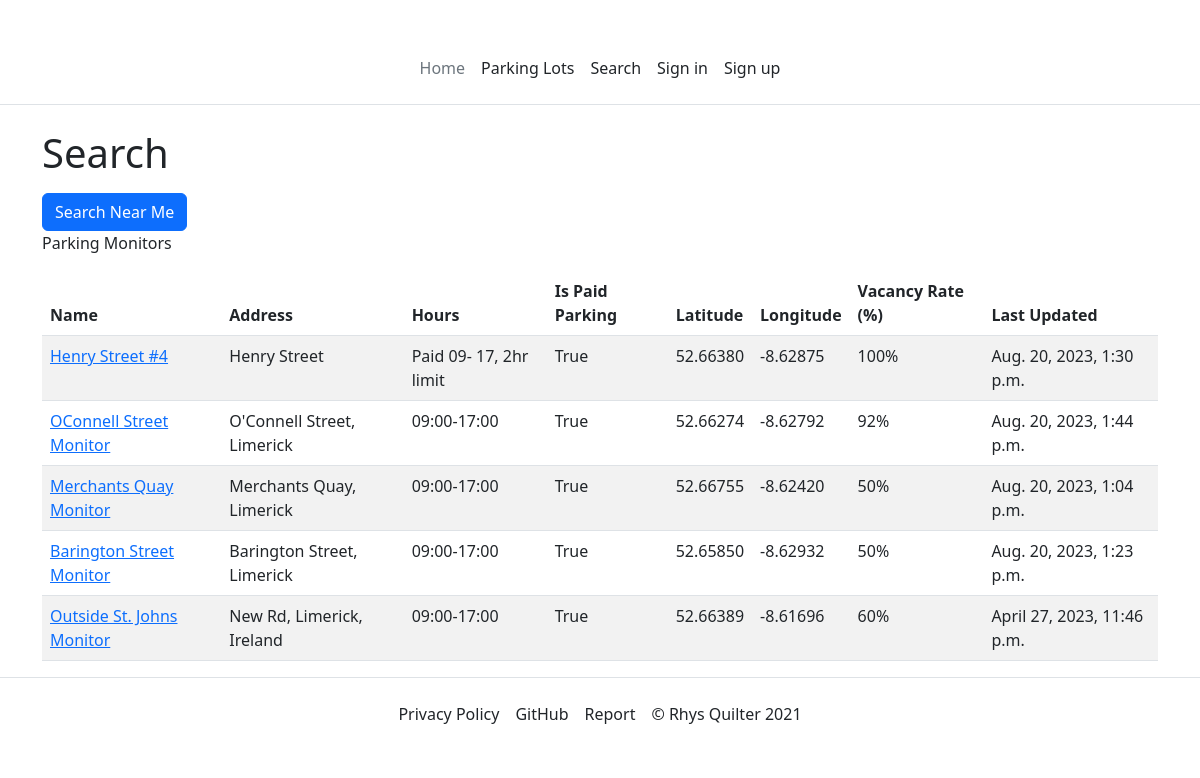
The app's page /parking-lot-monitors, older data.
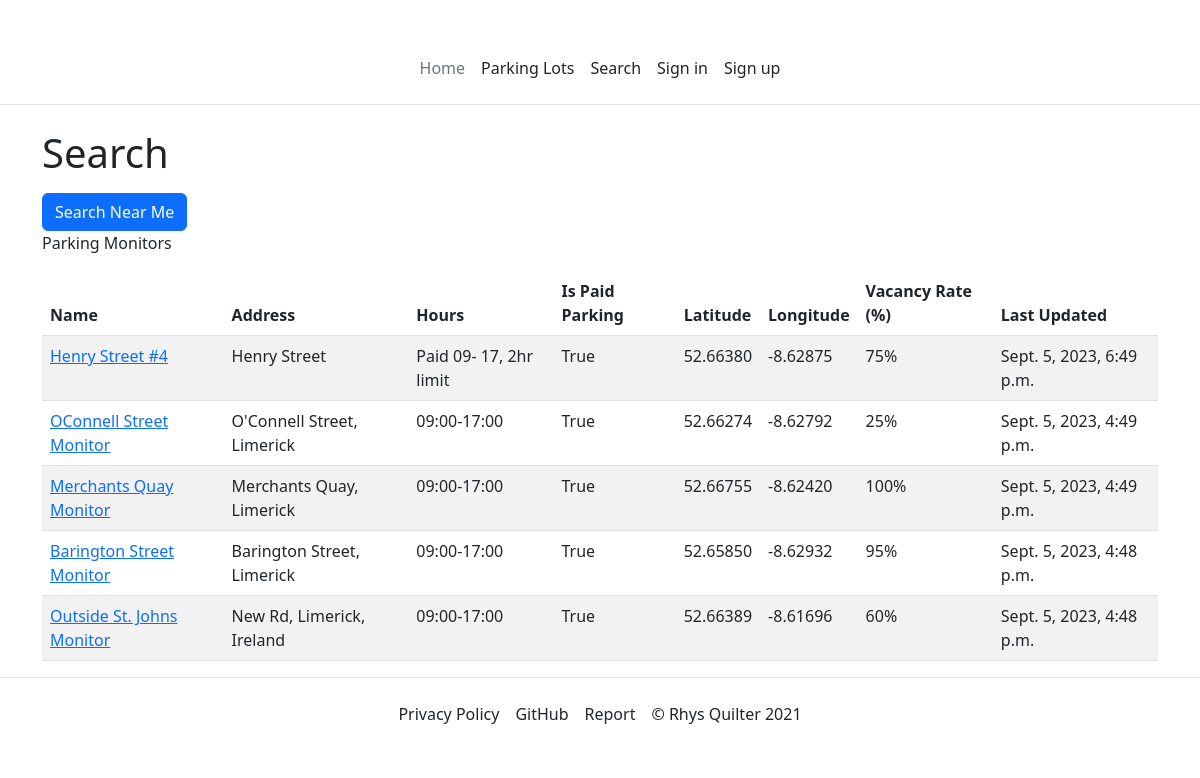
The same page, newer data.
### PerfectParking/models.py (models this page shows, shortened)
class ParkingLotMonitor(models.Model):
    id = models.AutoField(primary_key=True)
    parkingLot = models.ForeignKey(ParkingLot, on_delete=models.CASCADE)
    name = models.CharField(max_length=100, unique=True)
    """The name of the parking lot monitor.
    This is the name that will be displayed to the user.
    Max length is 100 characters."""
    latitude = models.DecimalField(max_digits=17, decimal_places=15)
    """The latitude of the parking lot monitor"""
    longitude = models.DecimalField(max_digits=17, decimal_places=15)
    """The longitude of the parking lot monitor"""
    probabilityParkingAvailable = models.DecimalField(
        max_digits=5, decimal_places=2, default=0.0
    )
    """The probability that the parking lot is available."""
    free_parking_spaces = models.IntegerField(default=0)
    dateTimeLastUpdated = models.DateTimeField(auto_now=True)
    status = models.BooleanField(default=True)
    """status: True = online, False = offline"""
    image = models.ImageField(upload_to="images/parking-lot-monitor/", blank=True)
    def get_vacancy_rate(self) -> int:
        return round(self.probabilityParkingAvailable * 100)

class ParkingLot(models.Model):
    id = models.AutoField(primary_key=True)
    name = models.CharField(max_length=100, unique=True)
    address = models.CharField(max_length=255)
    hours = models.CharField(max_length=255)
    isPaidParking = models.BooleanField(default=True)
    latitude = models.DecimalField(max_digits=17, decimal_places=15)
    longitude = models.DecimalField(max_digits=17, decimal_places=15)
    image = models.ImageField(upload_to="images/parking-lot/", blank=True)
    parking_spaces = models.IntegerField(default=1)

### PerfectParking/views.py (the view, shortened to what this page needs)
def parking_lot_monitors(request):
    parking_lot_monitor_list: list = ParkingLotMonitor.objects.all()
    return render(
        request,
        WebPages.PARKING_LOT_MONITORS,
        {"parking_lot_monitors": parking_lot_monitor_list},
    )

### PerfectParking/templates/website/parking-lot-monitors.html (shortened to what this page needs)
{% extends 'master.html' %}
{% load get_distance_from_lat_lang %}
{% load humanize %}
{% block main %}
<h1>Search</h1>
<form method="post">
    <button type="submit" id="search-near-me-button" class="btn btn-primary">Search Near Me</button>
</form>
<p id="mydesc">Parking Monitors</p>
<table class="table table-striped" aria-describedby="mydesc">
    <thead>
        <tr>
            <th>Name</th>
            <th>Address</th>
            <th>Hours</th>
            <th>Is Paid Parking</th>
            <th>Latitude</th>
            <th>Longitude</th>
            <th>Vacancy Rate (%)</th>
            <th>Last Updated</th>
        </tr>
    </thead>
    <tbody>
        {% for parking_monitor in parking_lot_monitors %}
        <tr>
            <td><a href="{% url 'parking-lot-monitor' parking_monitor.id %}">{{ parking_monitor.name }}</a></td>
            <td>{{ parking_monitor.parkingLot.address }}</td>
            <td>{{ parking_monitor.parkingLot.hours }}</td>
            <td>{{ parking_monitor.parkingLot.isPaidParking }}</td>
            <td>{{ parking_monitor.latitude|floatformat:5 }}</td>
            <td>{{ parking_monitor.longitude|floatformat:5 }}</td>
            <td>{{ parking_monitor.get_vacancy_rate }}%</td>
            <td>{{ parking_monitor.dateTimeLastUpdated }}</td>
        {% endfor %}
    </tbody>
</table>
{% endblock %}

### PerfectParking/templates/master.html (shortened to what this page needs)
<!DOCTYPE html>
<html lang="en">
  <head>
    <link href="https://cdn.jsdelivr.net/npm/bootstrap@5.2.2/dist/css/bootstrap.min.css" rel="stylesheet" />
  </head>
  <body>
    <header class="d-flex flex-wrap align-items-center justify-content-center justify-content-md-between py-3 mb-4 border-bottom">
        <div class="container">
            <div>
                <a href="/"
                    class="d-flex align-items-center col-md-3 mb-2 mb-md-0 text-dark text-decoration-none">
                    <svg class="bi me-2"
                            width="40"
                            height="32"
                            role="img"
                            aria-label="Bootstrap">
                        <use xlink:href="#bootstrap"></use>
                    </svg>
                </a>
                <ul class="nav col-12 col-md-auto mb-2 justify-content-center mb-md-0">
                    <li><a href="{% url 'home' %}" class="nav-link px-2 link-secondary">Home</a></li>
                    <li><a href="{% url 'parking-lots' %}" class="nav-link px-2 link-dark">Parking Lots</a></li>
                    <li><a href="{% url 'parking-lot-monitors' %}" class="nav-link px-2 link-dark">Search</a></li>
                  {% if user.is_authenticated %}
                    <li class="nav-item"><a href="{% url 'logout' %}"class="nav-link px-2 link-dark">Sign out</a></li>
                  {% else %}
                    <li class="nav-item"><a href="{% url 'login' %}" class="nav-link px-2 link-dark">Sign in</a></li>
                    <li class="nav-item"><a href="{% url 'register-user' %}" class="nav-link px-2 link-dark">Sign up</a></li>
                  {% endif %}
                </ul>
            </div>
        </div>
    </header>
    <main class="container">
      {% block main %}
      {% endblock %}
    </main>
    <footer class="d-flex flex-wrap align-items-center justify-content-center justify-content-md-between py-3 mb-4 border-top">
        <div class="container">
            <div>
                <ul class="nav col-12 col-md-auto mb-2 justify-content-center mb-md-0">
                  <li><a href="{% url 'privacy-policy' %}" class="nav-link px-2 link-dark">Privacy Policy</a></li>
                  <li><a href="https://github.com/rhys-lit/perfect-parking-fyp" class="nav-link px-2 link-dark">GitHub</a></li>
                  <li><a href="https://github.com/rhys-lit/perfect-parking-fyp/blob/master/docs/thesis.pdf" class="nav-link px-2 link-dark">Report</a></li>
                  <li><a href="https://github.com/rhys-lit" class="nav-link px-2 link-dark">&copy; Rhys Quilter 2021</a></li>
                </ul>
            </div>
        </div>
    </footer>
  </body>
</html>

Row changes from the older to the newer data that the page shows:
changed ParkingLotMonitor "Henry Street #4": get_vacancy_rate "100" → "75"; dateTimeLastUpdated "Aug. 20, 2023, 1:30 p.m." → "Sept. 5, 2023, 6:49 p.m."
changed ParkingLotMonitor "OConnell Street Monitor": get_vacancy_rate "92" → "25"; dateTimeLastUpdated "Aug. 20, 2023, 1:44 p.m." → "Sept. 5, 2023, 4:49 p.m."
changed ParkingLotMonitor "Merchants Quay Monitor": get_vacancy_rate "50" → "100"; dateTimeLastUpdated "Aug. 20, 2023, 1:04 p.m." → "Sept. 5, 2023, 4:49 p.m."
changed ParkingLotMonitor "Barington Street Monitor": get_vacancy_rate "50" → "95"; dateTimeLastUpdated "Aug. 20, 2023, 1:23 p.m." → "Sept. 5, 2023, 4:48 p.m."
changed ParkingLotMonitor "Outside St. Johns Monitor": dateTimeLastUpdated "April 27, 2023, 11:46 p.m." → "Sept. 5, 2023, 4:48 p.m."
